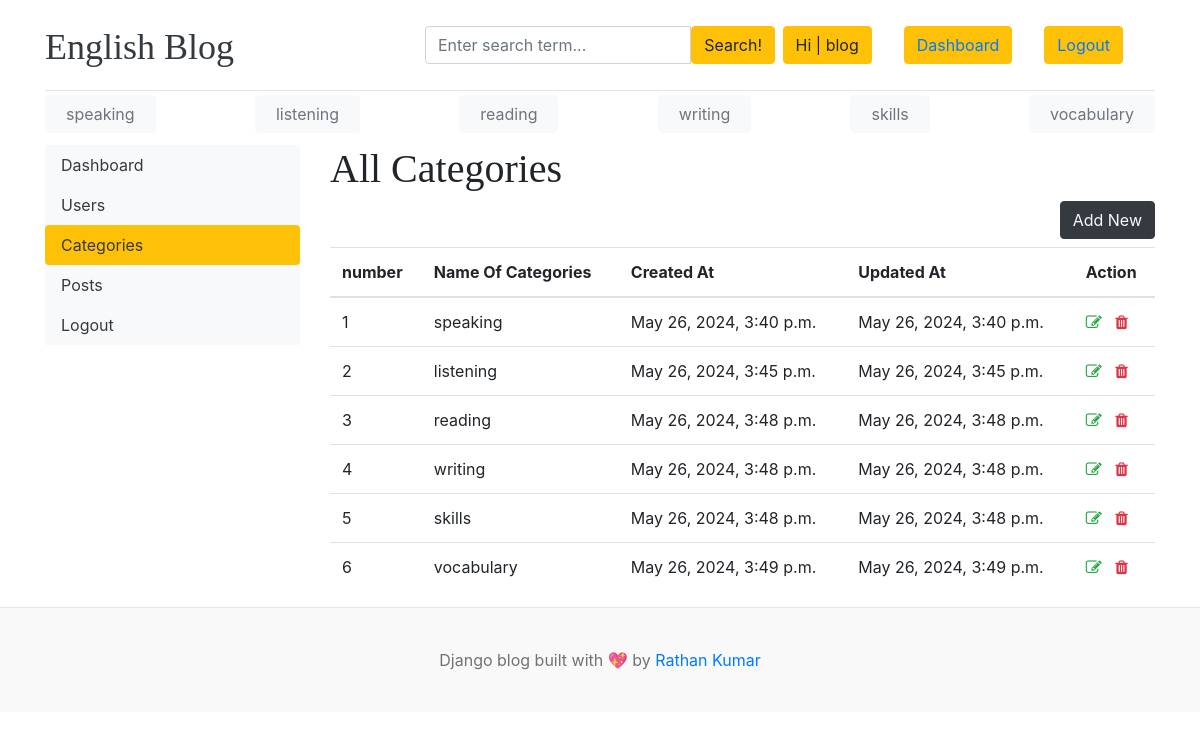
The app's page /dashboard/categories/ (signed in), older data.
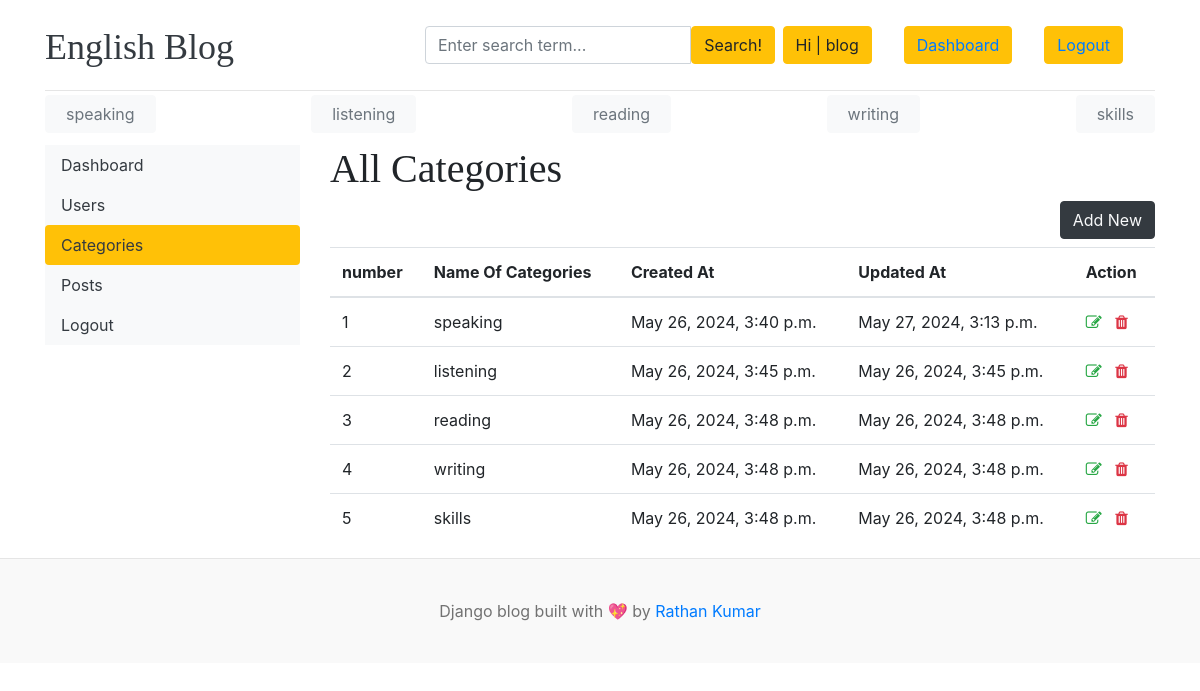
The same page, newer data.
### blogs/models.py (models this page shows, shortened)
class Category(models.Model):
    category_name = models.CharField(max_length=50, unique=True)
    created_at = models.DateTimeField(auto_now_add=True)
    updated_at = models.DateTimeField(auto_now=True)
    class Meta:
        verbose_name_plural = 'categories'

### dashboards/views.py (the view)
# urls.py: path('categories/', views.categories, name='categories'),
def categories(request):
    return render(request, 'dashboard/categories.html')

### blogs/context_processors.py (called while the page is built)
def get_categories(request):
    categories = Category.objects.all()
    return dict(categories=categories)

def get_social_links(request):
    social_links = SocialLink.objects.all()
    return dict(social_links=social_links)

### templates/dashboard/categories.html (shortened to what this page needs)
{% extends 'base.html' %}
{% block content %}
    <div class="row">
        {% include 'dashboard/sidebar.html' %}
        <div class="col-md-9">
            {% if user.is_staff %}
            <h1>All Categories</h1>
            <a href="{% url 'add_category' %}" class="btn btn-dark text-light float-right mb-2">Add New</a>
            <table class="table table-hover">
                <thead>
                <tr>
                    <th scope="col">number</th>
                    <th scope="col">Name Of Categories</th>
                    <th scope="col">Created At</th>
                    <th scope="col">Updated At</th>
                    <th scope="col">Action</th>
                </tr>
                </thead>
                <tbody>
                {% for cat in categories %}
                    <tr>
                        <td>{{ forloop.counter }}</td>
                        <td>{{ cat.category_name }}</td>
                        <td>{{ cat.created_at }}</td>
                        <td>{{ cat.updated_at }}</td>
                        <td>
                            <a href="{% url 'edit_category' cat.pk %}"><i class="fa fa-edit text-success"></i></a>
                            <a href="{% url 'delete_category' cat.pk %}"><i class="fa fa-trash text-danger"></i></a>
                        </td>
                    </tr>
                {% endfor %}
                </tbody>
            </table>
        </div>
{% endif %}
    </div>
    </div>
{% endblock %}

### templates/base.html (shortened to what this page needs)
{% load static %}
<!DOCTYPE html>
<html lang="en">
<head>
    <link href="https://getbootstrap.com/docs/4.0/dist/css/bootstrap.min.css" rel="stylesheet">
    <link href="{% static 'css/blog.css' %}" rel="stylesheet">
    <link rel="stylesheet" href="https://cdnjs.cloudflare.com/ajax/libs/font-awesome/4.7.0/css/font-awesome.min.css">
</head>
<body>
<div class="container">
    <header class="blog-header py-3">
        <div class="row flex-nowrap justify-content-between align-items-center">
            <div class="col-4 pt-1">
                <a class="blog-header-logo text-dark" href="/">English Blog</a>
            </div>
            <div class="col-4">
                <form action="{% url 'search' %}" method="GET">
                    <div class="input-group">
                        <input class="form-control" type="text" name="keyword" value="{{ keyword }}"
                               placeholder="Enter search term..." aria-label="Enter search term..."
                               aria-describedby="button-search"/>
                        <button type="submit" class="btn btn-warning" id="button-search" type="button">Search!</button>
                    </div>
                </form>
            </div>
            <div class="col-4 d-flex justify-content-end align-items-center">
                {% if not user.is_authenticated %}
                    <buttun class="btn btn-warning"><a class="btn btn-sm btn-warning" href="{% url 'login' %}">Login</a>
                    </buttun> &nbsp;
                    <buttun class="btn btn-warning"><a class="btn btn-sm btn-warning" href="{% url 'register' %}">Register</a>
                    </buttun> &nbsp;
                {% else %}
                    <botton class="btn btn-warning"><span>Hi | {{ user.username }}</span></botton>
                    {% if user.is_staff %}
                        <buttun class="btn btn-warning"><span><a href="{% url 'dashboard' %}">Dashboard</a></span>
                        </buttun>
                    {% endif %}
                    <buttun class="btn btn-warning"><span><a href="{% url 'logout' %}">Logout</a></span></buttun>
                {% endif %}
            </div>
        </div>
    </header>
    <div class="nav-scroller py-1 mb-2">
        <nav class="nav d-flex justify-content-between">
            {% for cat in categories %}
                <button type="button" class="btn btn-light"><a class="p-2 text-muted"
                                                               href="{% url 'posts_by_category' cat.id %}">{{ cat.category_name }}</a>
                </button>
            {% endfor %}
        </nav>
    </div>
    {% block content %}
    {% endblock %}
    <footer class="blog-footer">
        <p>Django blog built with 💖 by <a href="#">Rathan Kumar</a></p>
    </footer>
</body>
</html>

Row changes from the older to the newer data that the page shows:
removed Category: category_name "vocabulary", created_at "May 26, 2024, 3:49 p.m.", updated_at "May 26, 2024, 3:49 p.m."
changed Category "speaking": updated_at "May 26, 2024, 3:40 p.m." → "May 27, 2024, 3:13 p.m."
